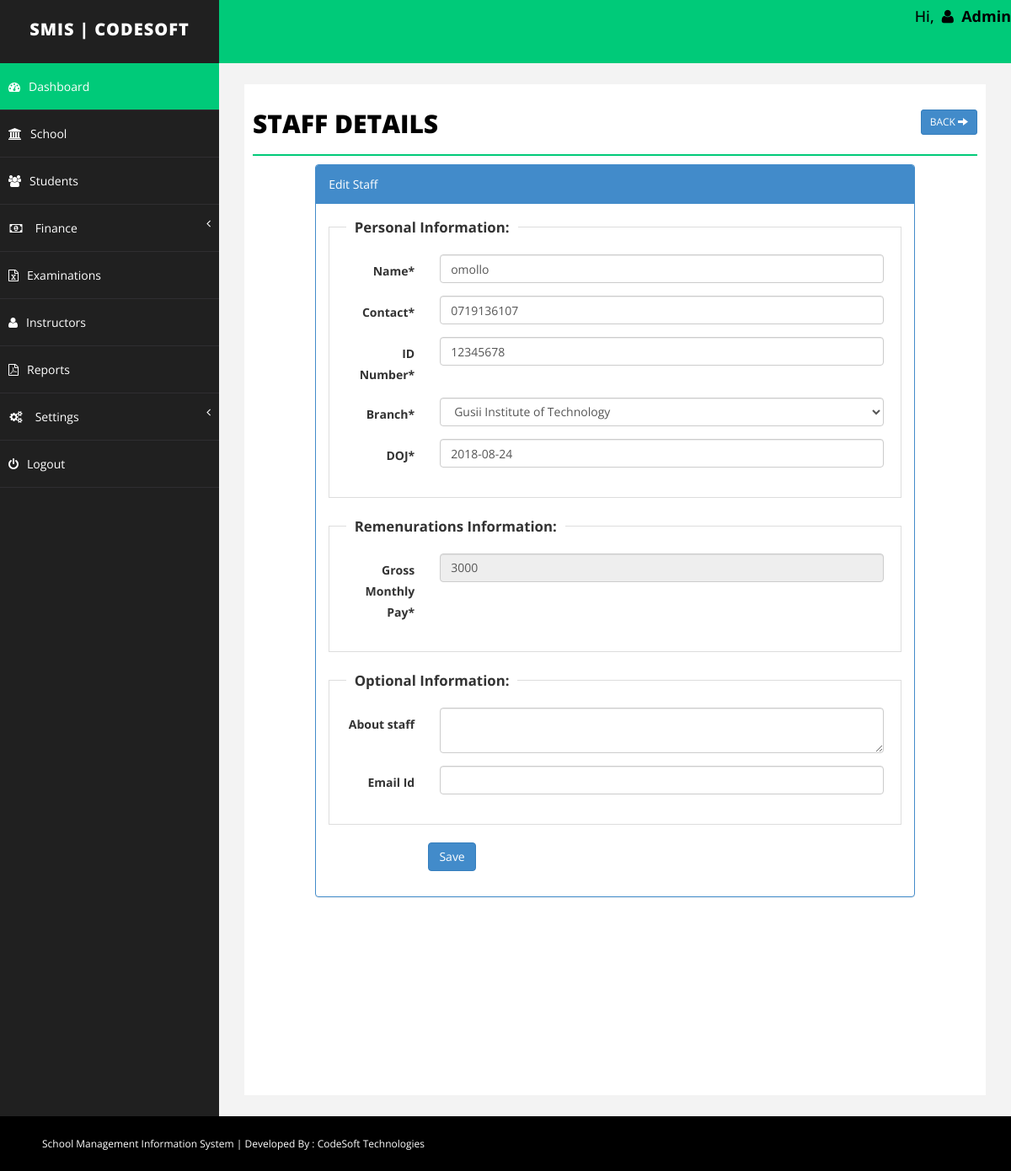
/Staff/staff.php?action=edit&id=4 (signed in), run on the app's committed database.
### tables this page shows
CREATE TABLE `staff` (
  `id` int(255) NOT NULL,
  `emailid` varchar(255) NOT NULL,
  `iname` varchar(255) NOT NULL,
  `joindate` datetime NOT NULL,
  `about` text NOT NULL,
  `contact` varchar(255) NOT NULL,
  `idno` varchar(255) NOT NULL,
  `salary` int(255) NOT NULL,
  `branch` varchar(255) NOT NULL,
  `remark` text NOT NULL,
  `delete_status` enum('0','1') NOT NULL DEFAULT '0'
);

CREATE TABLE `branch` (
  `id` int(255) NOT NULL,
  `branch` varchar(255) NOT NULL,
  `address` text NOT NULL,
  `detail` text NOT NULL,
  `delete_status` enum('0','1') NOT NULL DEFAULT '0'
);

### Staff/staff.php (the view, shortened to what this page needs)
<?php
	include("../Include/dbconnect.php");
	$emailid='';
	$iname='';
	$joindate = '';
	$contact='';
	$idno='';
	$salary='';
	$about = '';
	$branch='';
	$action = "add";
	if(isset($_GET['action']) && $_GET['action']=="edit" ){
		$id = isset($_GET['id'])?mysqli_real_escape_string($conn,$_GET['id']):'';
		$sqlEdit = $conn->query("SELECT * FROM staff WHERE id='".$id."'");
		if($sqlEdit->num_rows)
		{
			$rowsEdit = $sqlEdit->fetch_assoc();
			extract($rowsEdit);
			$action = "update";
		}else
		{
			$_GET['action']="";
		}
	}
?>
<!DOCTYPE html>
<html xmlns="http://www.w3.org/1999/xhtml">
<head>
	<?php include("../Include/links.php"); ?>
</head>
<?php
	include("../Include/header.php");
?>
        <div id="page-wrapper">
            <div id="page-inner">
                <div class="row">
                    <div class="col-md-12">
                        <h1 class="page-head-line">Staff Details
							<?php
								echo (isset($_GET['action']) && @$_GET['action']=="add" || @$_GET['action']=="edit")?
								' <a href="staff.php" class="btn btn-primary btn-sm pull-right">Back <i class="glyphicon glyphicon-arrow-right"></i></a>':'<a href="staff.php?action=add" class="btn btn-primary btn-sm pull-right"><i class="glyphicon glyphicon-plus"></i> Add </a>';
							?>
						</h1>
                    </div>
                </div>
				<?php
				if(isset($_GET['action']) && @$_GET['action']=="add" || @$_GET['action']=="edit")
				{
				?>
                	<div class="row">
						<div class="col-sm-10 col-sm-offset-1">
               				<div class="panel panel-primary">
								<div class="panel-heading">
									<?php echo ($action=="add")? "Add Staff": "Edit Staff"; ?>
								</div>
								<form action="staff.php" method="post" id="signupForm1" class="form-horizontal">
                        		<div class="panel-body">
									<fieldset class="scheduler-border" >
						 				<legend  class="scheduler-border">Personal Information:</legend>
											<div class="form-group">
												<label class="col-sm-2 control-label" for="Old">Name* </label>
												<div class="col-sm-10">
													<input type="text" class="form-control" id="iname" name="iname" value="<?php echo $iname;?>"  />
												</div>
											</div>
											<div class="form-group">
													<label class="col-sm-2 control-label" for="Old">Contact* </label>
													<div class="col-sm-10">
														<input type="text" class="form-control" id="contact" name="contact" value="<?php echo $contact;?>" maxlength="10" />
													</div>
											</div>
											<div class="form-group">
												<label class="col-sm-2 control-label" for="Old">ID Number* </label>
												<div class="col-sm-10">
													<input type="text" class="form-control" id="idno" name="idno" value="<?php echo $idno;?>" maxlength="8" />
												</div>
											</div>
											<div class="form-group">
												<label class="col-sm-2 control-label" for="Old">Branch* </label>
												<div class="col-sm-10">
													<select  class="form-control" id="branch" name="branch" >
														<?php
															$sql = "select * from branch where delete_status='0' order by branch.branch asc";
															$q = $conn->query($sql);
															while($r = $q->fetch_assoc())
															{
															echo '<option value="'.$r['id'].'"  '.(($branch==$r['id'])?'selected="selected"':'').'>'.$r['branch'].'</option>';
															}
														?>
													</select>
												</div>
											</div>
											<div class="form-group">
												<label class="col-sm-2 control-label" for="Old">DOJ* </label>
													<div class="col-sm-10">
														<input type="text" class="form-control" id="joindate" name="joindate" value="<?php echo  ($joindate!='')?date("Y-m-d", strtotime($joindate)):'';?>" style="background-color: #fff;" readonly />
													</div>
											</div>
						 			</fieldset>
									<fieldset class="scheduler-border" >
						 				<legend  class="scheduler-border">Remenurations Information:</legend>
										<div class="form-group">
												<label class="col-sm-2 control-label" for="Old">Gross Monthly Pay* </label>
												<div class="col-sm-10">
													<input type="text" class="form-control" id="salary" name="salary" value="<?php echo $salary;?>" <?php echo ($action=="update")?"disabled":""; ?>  />
												</div>
										</div>
									</fieldset>
							 		<fieldset class="scheduler-border" >
						 				<legend  class="scheduler-border">Optional Information:</legend>
										<div class="form-group">
											<label class="col-sm-2 control-label" for="Password">About staff </label>
											<div class="col-sm-10">
												<textarea class="form-control" id="about" name="about"><?php echo $about;?></textarea >
											</div>
										</div>
										<div class="form-group">
											<label class="col-sm-2 control-label" for="Old">Email Id </label>
											<div class="col-sm-10">
												<input type="text" class="form-control" id="emailid" name="emailid" value="<?php echo $emailid;?>"  />
											</div>
										</div>
									</fieldset>
									<div class="form-group">
										<div class="col-sm-8 col-sm-offset-2">
											<button type="submit" name="save" class="btn btn-primary">Save </button>
										</div>
									</div>
                         		</div>
							</form>
                        </div>
                    </div>
                </div>
			<?php
			}
			?>
        </div>
    </div>
    <?php
        include("../Include/footer.php");
    ?>
</body>
</html>

### css/basic.css (style rules this page uses)
body { font-family: 'Open Sans', sans-serif; line-height:25px; }
#page-wrapper { padding: 15px 15px; min-height: 600px; background: #F3F3F3; }
#page-inner { width: 100%; margin: 10px 20px 10px 0px; background-color: #fff!important; padding: 10px; min-height: 1200px; }
.page-head-line { font-size: 30px; text-transform: uppercase; color: #000; font-weight: 800; padding-bottom: 20px; border-bottom: 2px solid #00CA79; margin-bottom: 10px; }
@media (min-width:768px) { #page-wrapper { margin: 0 0 0 260px; padding: 15px 30px; min-height: 1200px; } }

### css/custom.css (style rules this page uses)
fieldset.scheduler-border { border: 1px groove #ddd !important; padding: 0 1.4em 1.4em 1.4em !important; margin: 0 0 1.5em 0 !important; -webkit-box-shadow: 0px 0px 0px 0px #000 ; box-shadow: 0px 0px 0px 0px #000 ; }
legend.scheduler-border { font-size: 1.2em !important; font-weight: bold !important; text-align: left !important; width:auto; padding:0 10px; border-bottom:none; }

### data on the page
staff: iname "omollo", contact "0719136107", idno "12345678", branch "Gusii Institute of Technology", joindate "2018-08-24", salary "3000"

### other printed values
$_SESSION['username'] "Admin"
